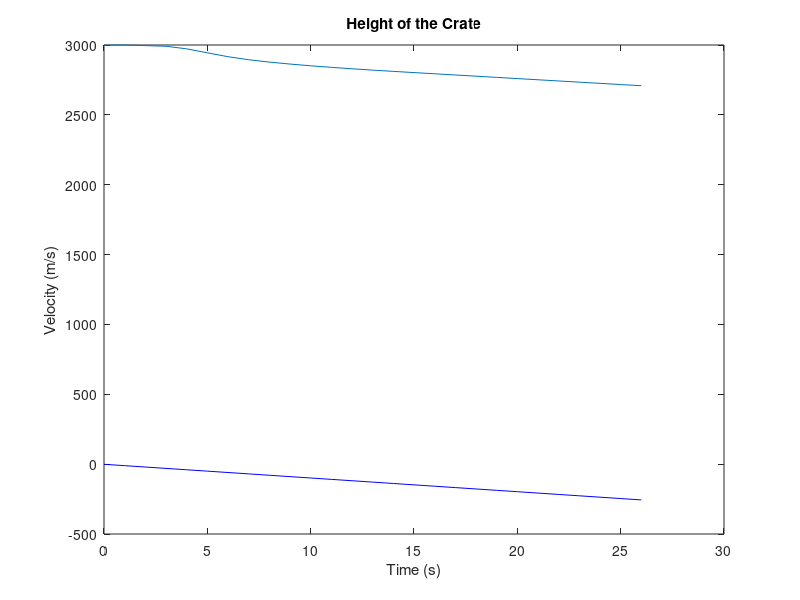

Source code (MATLAB):
%% Computer Lab Assessment Part 1

% Physical Quantities of the System
% The Item
m = 80;              % Total Mass, [kg]
h = 3000;            % Initial Height [m]
v0 = -1;             % Initial Velocity [m/s]
g = -9.81;           % Gravity [m/s^2]

% The Parachute
Amax = 50;           % Maximum Area [m^2]
tact = 5;           % Time Activated [s]
tuf = 10;            % Unfold Time [s]

% Drag
rho0 = 1.183;        % Air Density
Cd = 0.5;            % Drag Coefficient

% Parameters
dt = 1;            % dt 
t = 26;
Niter = floor(t/dt);


%% Numerical Solution (WITH DRAG)

tN = zeros(1, Niter);
yN = zeros(1, Niter);
dyN = zeros(1, Niter);
ddyN = zeros(1, Niter);

%Initialise
yN(1) = h+dt*v0;
yN(2) = h;

dyN(1) = v0;
dyN(2) = v0;

ddyN(1) = g;
ddyN(2) = g;

tN(1) = dt - dt;
tN(2) = dt;

for i = 3:Niter
    
    tN(i) = i*dt;
    tNow = tN(i);
    
    yNOW = yN(i-1);
    yPRE = yN(i-2);
      
    
    if (tNow <= tact)
        Area = 0;
    elseif (tNow >= tact) && (tNow <= tact + tuf)
        Area = ((tNow - tact)/(tuf))*Amax;
    else
        Area = 50;
    end
    
    f = @(yNEX)...
        m*((yNEX - 2*yNOW + yPRE) /(dt^2))...
        + m*-g...
        + (1/2)*Cd*(rho0*(1 - 10^-4 *yNOW))*Area*((yNEX - yPRE)/(2*dt))^2 * sign((yNEX - yPRE) /(2*dt));
    
    yNEX = fzero(f, yNOW);
    yN(i) = yNEX;           % Height
    dyN(i) = (yNEX - yPRE) /(2*dt);  % Velocity
    yAN(i) = (yNEX - 2*yNOW + yPRE) /(dt^2);  % Acceleration
    
end

plot(tN,yN)
title('Height of the Crate')
xlabel('Time (s)')
ylabel('Height (m)')


%% Numerical Solution (WITHOUT DRAG)

tN = zeros(1, Niter);
yN = zeros(1, Niter);
dyN = zeros(1, Niter);
ddyN = zeros(1, Niter);

%Initialise
yN(1) = h+dt*v0;
yN(2) = h;

dyN(1) = v0;
dyN(2) = v0;

ddyN(1) = g;
ddyN(2) = g;

tN(1) = dt - dt;
tN(2) = dt;

for i = 3:Niter
    
    tN(i) = i*dt;
    tNow = tN(i);
    
    yNOW = yN(i-1);
    yPRE = yN(i-2);
    
    f = @(yNEX)...
        m*((yNEX - 2*yNOW + yPRE) /(dt^2))...
        + m*-g;
    
    yNEX = fzero(f, yNOW);
    yN(i) = yNEX;           % Height
    dyN(i) = (yNEX - yPRE) /(2*dt);  % Velocity
    yAN(i) = (yNEX - 2*yNOW + yPRE) /(dt^2);  % Acceleration
    
end

% Analytical Solutions
% Height
Height = ((g.*(tN.^2))/2) - tN + 3000;
% Velocity
Velocity = (g.*tN) - 1;

hold on
%plot(tN, yN,'r')
%title('Height of the Crate')
xlabel('Time (s)')
%ylabel('Height (m)')
ylabel('Velocity (m/s)')
%ylim([0, 3050])

%plot(tN, Height,'k')
plot(tN, Velocity,'b')

%plot(tN, dyN)
%title('Velocity of the Crate')
%xlabel('Time (s)')
%ylabel('Velocity (m/s)')

hold off